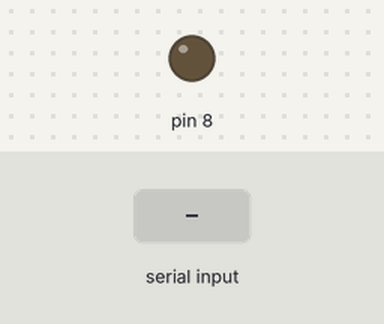
Bench run of a sketch on a simulated Arduino Uno, built with avr-gcc and run on an emulated ATmega328P. On the bench: output pins drawn as LEDs (lit = HIGH). Inputs (shaded band) come from the test bench.

Above: at 1.2 s.
1.3 s: "LED1ON_" received over Serial
At 1.6 s:
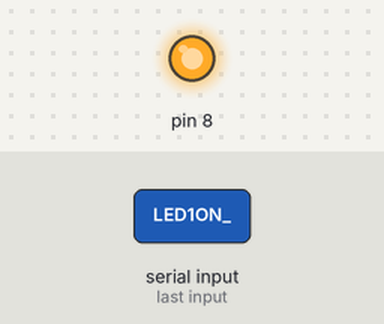
2.8 s: "LED1OFF_" received over Serial
At 4.0 s:
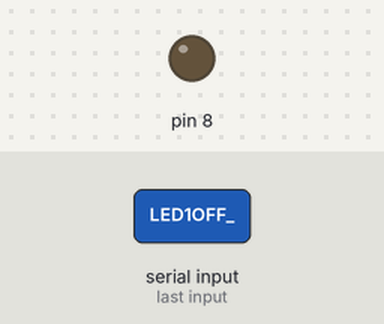
Timing chart, 0 to 5.8 s (numbered marks = the images above; inputs shaded):
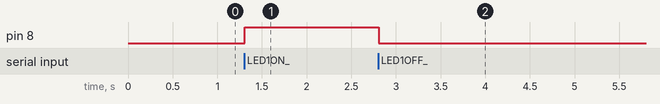

The sketch:

arduino2.ino
```cpp
String inputString = "";
bool stringComplete = false;

void setup() {
  pinMode(8, OUTPUT);
  Serial.begin(9600);
  inputString.reserve(200);
}

void loop() {
  if (stringComplete) {
    if (inputString == "LED1ON_") {
      digitalWrite(8, HIGH);
    }
    else if (inputString == "LED1OFF_") {
      digitalWrite(8, LOW);
    }
    inputString = "";
    stringComplete = false;
  }
}
void serialEvent() {
  while (Serial.available()) {
    char inChar = (char)Serial.read();
    inputString += inChar;
    if (inChar == '_') {
      stringComplete = true;
    }
  }
}
```

Measured:
- after the input at 1.3 s, pin 8: LOW → HIGH at once
- after the input at 2.8 s, pin 8: HIGH → LOW at once
